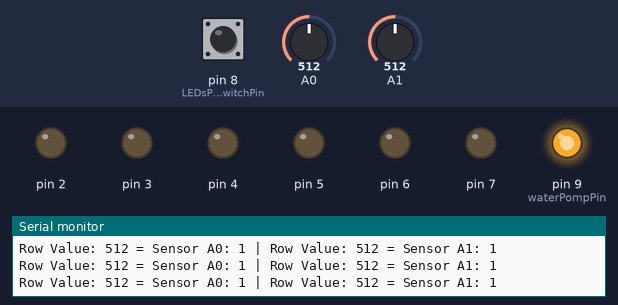
Recording of a sketch running on a simulated Arduino Uno, built with avr-gcc and run on an emulated ATmega328P. Parts: output pins drawn as LEDs (lit = HIGH), the last lines printed to the serial monitor. Dashed ring = blinking. Inputs (shaded band) come from the test bench; at power-on: pin 8 (LEDsPowerSwitchPin) LOW, A0 = 512, A1 = 512.

Above: at 1.2 s.
1.3 s: pin 8 (LEDsPowerSwitchPin) pulled HIGH for 1 s
At 1.57 s:
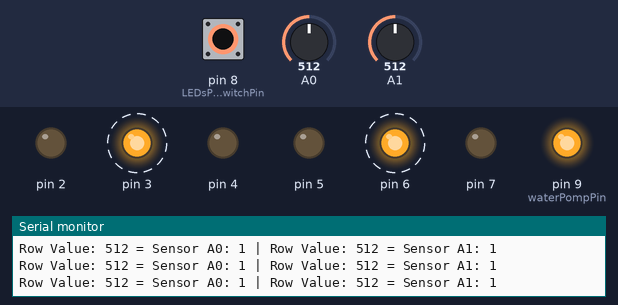
4.3 s: A0 set to 105
7.3 s: A0 set to 92
10.3 s: A1 set to 445
13.3 s: A1 set to 423
At 14.2 s:
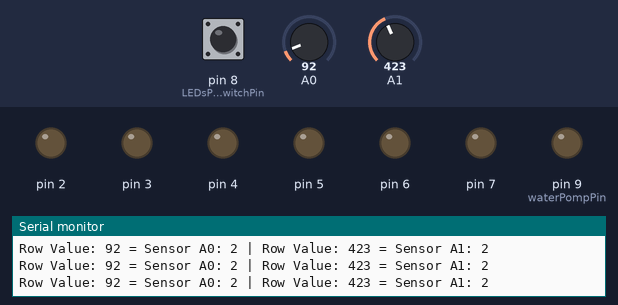
14.8 s: pin 8 (LEDsPowerSwitchPin) pulled HIGH for 0.15 s
At 16.2 s:
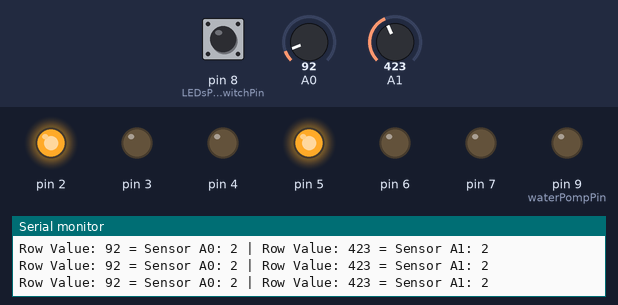
Timing chart, 0 to 17.4 s (numbered marks = the images above; inputs shaded):
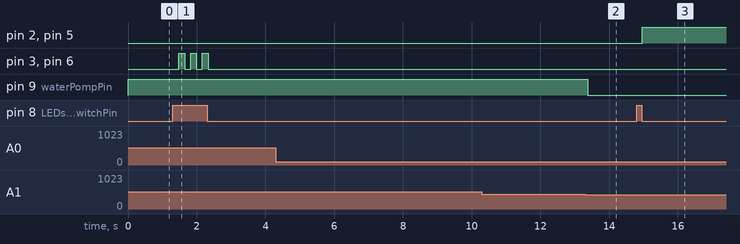

The sketch:

Main.ino
```cpp
struct SensorLEDPins {
    int flood; // green led
    int wet; // yellow led
    int dry; // red led
};

SensorLEDPins sensorA0Leds = {2, 3, 4};

SensorLEDPins sensorA1Leds = {5, 6, 7};

const int LEDsPowerSwitchPin = 8;
boolean LEDsPowerSwitchState = LOW;

const int waterPompPin = 9;

int getSoilStatus(int sensorPin);
boolean getLEDsPowerSwitchState();
void turnOnAppropriateSensorLED(int sensorState, SensorLEDPins ledPins, int powerSwitchState);
void managerWaterPomp(int sensorValues[]);

void setup(){
    pinMode(A0, INPUT);
    pinMode(A1, INPUT);

    pinMode(sensorA0Leds.flood, OUTPUT);
    pinMode(sensorA0Leds.wet, OUTPUT);
    pinMode(sensorA0Leds.dry, OUTPUT);

    pinMode(sensorA1Leds.flood, OUTPUT);
    pinMode(sensorA1Leds.wet, OUTPUT);
    pinMode(sensorA1Leds.dry, OUTPUT);

    pinMode(LEDsPowerSwitchPin, INPUT);
    digitalWrite(LEDsPowerSwitchPin, LOW);

    pinMode(waterPompPin, OUTPUT);

    Serial.begin(9600);
}

#define DRY 0
#define WET 1
#define FLOOD 2

int getSoilStatus(int sensorPin) {
    int sensorValue = analogRead(sensorPin);
    Serial.print("Row Value: ");
    Serial.print(sensorValue);
    Serial.print(" = ");

    sensorValue = constrain(sensorValue, 0, 861);
    sensorValue = map(sensorValue, 0, 861, 2, 0);
    switch(sensorValue){
        case 0:
        return DRY;
        break;

        case 1:
        return WET;
        break;

        case 2:
        return FLOOD;
        break;
    }
}

boolean getLEDsPowerSwitchState(){
    int state = digitalRead(LEDsPowerSwitchPin);

    if(state == HIGH){
        LEDsPowerSwitchState = !LEDsPowerSwitchState;
        delay(150);
    }

    return LEDsPowerSwitchState;
}

void turnOnAppropriateSensorLED(int sensorState, SensorLEDPins ledPins, int powerSwitchState){

    if(powerSwitchState == LOW){
        digitalWrite(ledPins.dry, LOW);
        digitalWrite(ledPins.wet, LOW);
        digitalWrite(ledPins.flood, LOW);

        return;
    }

    switch(sensorState){
        case DRY:
        digitalWrite(ledPins.dry, HIGH);
        digitalWrite(ledPins.wet, LOW);
        digitalWrite(ledPins.flood, LOW);
        break;

        case WET:
        digitalWrite(ledPins.dry, LOW);
        digitalWrite(ledPins.wet, HIGH);
        digitalWrite(ledPins.flood, LOW);
        break;

        case FLOOD:
        digitalWrite(ledPins.dry, LOW);
        digitalWrite(ledPins.wet, LOW);
        digitalWrite(ledPins.flood, HIGH);
        break;
    }
}

void managerWaterPomp(int sensorValues[]){
    boolean startWaterPomp = false;

    for(int i=0; i < sizeof(sensorValues); i++){
        if(sensorValues[i] <= WET)
            startWaterPomp = true;
    }

    if(startWaterPomp)
        digitalWrite(waterPompPin, HIGH);
    else
        digitalWrite(waterPompPin, LOW);
}

void loop(){
    int ledsPowerSwitchState = getLEDsPowerSwitchState();

    int a0SoilSensorValue = getSoilStatus(A0);
    turnOnAppropriateSensorLED(a0SoilSensorValue, sensorA0Leds, ledsPowerSwitchState);
    Serial.print("Sensor A0: ");
    Serial.print(a0SoilSensorValue);
    Serial.print(" | ");

    int a1SoilSensorValue = getSoilStatus(A1);
    turnOnAppropriateSensorLED(a1SoilSensorValue, sensorA1Leds, ledsPowerSwitchState);
    Serial.print("Sensor A1: ");
    Serial.println(a1SoilSensorValue);

    int soilSensorValues[2] = {a0SoilSensorValue, a1SoilSensorValue};
    managerWaterPomp(soilSensorValues);

    delay(20);
}
```

Measured:
- the behaviour switches between 431 and 430 on A1 (found by bisection; images 1 and 2)
- after the input at 1.3 s, pin 3, pin 6: alternates HIGH for 0.17 s and LOW for 0.17 s, 6 changes in all, then stays LOW, starting after 0.18 s
- after the input at 13.3 s, pin 9 (waterPompPin): HIGH → LOW after 0.07 s
- after the input at 14.8 s, pin 2, pin 5: LOW → HIGH after 0.16 s
